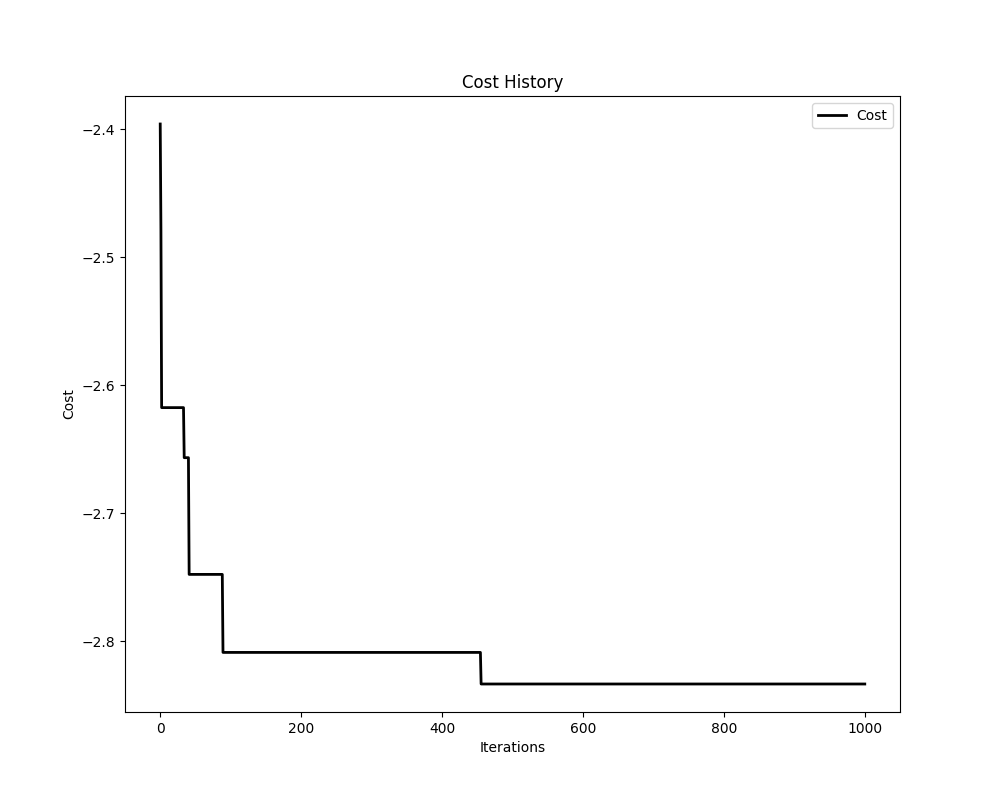

This figure's Python source:
# PSO DLA STOPU METALI 

import numpy as np
import math
import pyswarms as ps 
from pyswarms.utils.functions import single_obj as fx 
from pyswarms.utils.plotters import plot_cost_history
import matplotlib.pyplot as plt
 
def endurance(params):
    x, y, z, u, v, w = params
    return math.exp(-2 * (y - math.sin(x)) ** 2) + math.sin(z * u) + math.cos(v * w)

def objective_function(X):
    n_particles = X.shape[0]
    j = [endurance(X[i]) for i in range(n_particles)]
    return -np.array(j)

options = {'c1': 0.5, 'c2': 0.3, 'w':0.9} 
x_min = np.zeros(6)
x_max = np.ones(6)
my_bounds = (x_min, x_max) 

optimizer = ps.single.GlobalBestPSO(n_particles=10, dimensions=6, options=options, bounds=my_bounds) 

best_cost, best_pos = optimizer.optimize(objective_function, iters=1000)

print(f"Best cost: {-best_cost}")
print(f"Best position: {best_pos}")

cost_history = optimizer.cost_history
plot_cost_history(cost_history)
plt.savefig("zad_01.png")
plt.show()